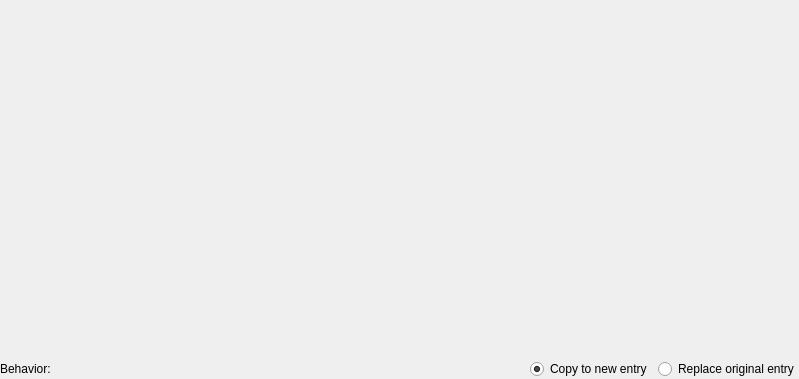
<?xml version="1.0" encoding="UTF-8"?>
<ui version="4.0">
 <class>CopyOrReplaceByAliasOptionWidget</class>
 <widget class="QWidget" name="CopyOrReplaceByAliasOptionWidget">
  <property name="geometry">
   <rect>
    <x>0</x>
    <y>0</y>
    <width>799</width>
    <height>379</height>
   </rect>
  </property>
  <layout class="QVBoxLayout" name="verticalLayout">
   <property name="leftMargin">
    <number>0</number>
   </property>
   <property name="topMargin">
    <number>0</number>
   </property>
   <property name="rightMargin">
    <number>0</number>
   </property>
   <property name="bottomMargin">
    <number>0</number>
   </property>
   <item>
    <widget class="ReplaceRulesWidget" name="rulesWidget" native="true"/>
   </item>
   <item>
    <layout class="QHBoxLayout" name="horizontalLayout">
     <item>
      <widget class="QLabel" name="label_3">
       <property name="text">
        <string>Behavior:</string>
       </property>
      </widget>
     </item>
     <item>
      <spacer name="horizontalSpacer">
       <property name="orientation">
        <enum>Qt::Horizontal</enum>
       </property>
       <property name="sizeHint" stdset="0">
        <size>
         <width>40</width>
         <height>20</height>
        </size>
       </property>
      </spacer>
     </item>
     <item>
      <widget class="QRadioButton" name="behaviorCopyRadioButton">
       <property name="text">
        <string>Copy to new entry</string>
       </property>
       <property name="checked">
        <bool>true</bool>
       </property>
       <attribute name="buttonGroup">
        <string notr="true">behaviorButtonGroup</string>
       </attribute>
      </widget>
     </item>
     <item>
      <widget class="QRadioButton" name="behaviorReplaceRadioButton">
       <property name="text">
        <string>Replace original entry</string>
       </property>
       <attribute name="buttonGroup">
        <string notr="true">behaviorButtonGroup</string>
       </attribute>
      </widget>
     </item>
    </layout>
   </item>
  </layout>
 </widget>
 <customwidgets>
  <customwidget>
   <class>ReplaceRulesWidget</class>
   <extends>QWidget</extends>
   <header>utils/widgets/replaceruleswidget.h</header>
   <container>1</container>
  </customwidget>
 </customwidgets>
 <resources/>
 <connections/>
 <buttongroups>
  <buttongroup name="behaviorButtonGroup"/>
 </buttongroups>
</ui>
